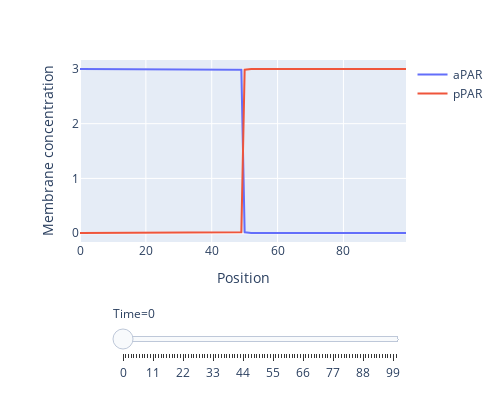

Notebook code for this chart:
### Markdown cell above
#### Plot time evolution

### Code cell
df3 = pd.DataFrame({'Time': times.astype(int), 'Position': [np.arange(len(soln[0]))] * len(times), 
                    'aPAR': list(solns[0]), 'pPAR': list(solns[1])}).explode(column=['Position', 'aPAR', 'pPAR'])
fig = px.line(data_frame=df3, x='Position', y=['aPAR', 'pPAR'], width=500, height=400, labels={"value": "Membrane concentration"}, 
              animation_frame='Time')
fig["layout"].pop("updatemenus")
fig.update_layout(legend_title="")
fig.show()

### Figure 1 — Plotly figure (JSON) as saved in the notebook; plotly's stock layout.template omitted (floating-point values rounded to 4 significant figures)
{"data": [{"hovertemplate": "variable=aPAR<br>Time=0<br>Position=%{x}<br>Membrane concentration=%{y}<extra></extra>", "legendgroup": "aPAR", "line": {"color": "#636efa", "dash": "solid"}, "marker": {"symbol": "circle"}, "mode": "lines", "name": "aPAR", "orientation": "v", "showlegend": true, "type": "scatter", "x": [0, 1, 2, 3, 4, 5, 6, 7, 8, 9, 10, 11, 12, 13, 14, 15, 16, 17, 18, 19, 20, 21, 22, 23, 24, 25, 26, 27, 28, 29, 30, 31, 32, 33, 34, 35, 36, 37, 38, 39, 40, 41, 42, 43, 44, 45, 46, 47, 48, 49, 50, 51, 52, 53, 54, 55, 56, 57, 58, 59, 60, 61, 62, 63, 64, 65, 66, 67, 68, 69, 70, 71, 72, 73, 74, 75, 76, 77, 78, 79, 80, 81, 82, 83, 84, 85, 86, 87, 88, 89, 90, 91, 92, 93, 94, 95, 96, 97, 98, 99], "xaxis": "x", "y": [2.997, 2.997, 2.997, 2.997, 2.997, 2.997, 2.997, 2.997, 2.997, 2.997, 2.997, 2.997, 2.997, 2.997, 2.997, 2.997, 2.997, 2.997, 2.997, 2.997, 2.997, 2.997, 2.997, 2.997, 2.997, 2.997, 2.997, 2.997, 2.997, 2.997, 2.997, 2.997, 2.997, 2.997, 2.997, 2.997, 2.997, 2.997, 2.997, 2.997, 2.997, 2.997, 2.997, 2.997, 2.997, 2.997, 2.997, 2.997, 2.996, 2.985, 0.01592, 0.005047, 0.005026, 0.005026, 0.005026, 0.005026, 0.005026, 0.005026, 0.005026, 0.005026, 0.005026, 0.005026, 0.005026, 0.005026, 0.005026, 0.005026, 0.005026, 0.005026, 0.005026, 0.005026, 0.005026, 0.005026, 0.005026, 0.005026, 0.005026, 0.005026, 0.005026, 0.005026, 0.005026, 0.005026, 0.005026, 0.005026, 0.005026, 0.005026, 0.005026, 0.005026, 0.005026, 0.005026, 0.005026, 0.005026, 0.005026, 0.005026, 0.005026, 0.005026, 0.005026, 0.005026, 0.005026, 0.005026, 0.005026, 0.005026], "yaxis": "y"}, {"hovertemplate": "variable=pPAR<br>Time=0<br>Position=%{x}<br>Membrane concentration=%{y}<extra></extra>", "legendgroup": "pPAR", "line": {"color": "#EF553B", "dash": "solid"}, "marker": {"symbol": "circle"}, "mode": "lines", "name": "pPAR", "orientation": "v", "showlegend": true, "type": "scatter", "x": [0, 1, 2, 3, 4, 5, 6, 7, 8, 9, 10, 11, 12, 13, 14, 15, 16, 17, 18, 19, 20, 21, 22, 23, 24, 25, 26, 27, 28, 29, 30, 31, 32, 33, 34, 35, 36, 37, 38, 39, 40, 41, 42, 43, 44, 45, 46, 47, 48, 49, 50, 51, 52, 53, 54, 55, 56, 57, 58, 59, 60, 61, 62, 63, 64, 65, 66, 67, 68, 69, 70, 71, 72, 73, 74, 75, 76, 77, 78, 79, 80, 81, 82, 83, 84, 85, 86, 87, 88, 89, 90, 91, 92, 93, 94, 95, 96, 97, 98, 99], "xaxis": "x", "y": [0.005026, 0.005026, 0.005026, 0.005026, 0.005026, 0.005026, 0.005026, 0.005026, 0.005026, 0.005026, 0.005026, 0.005026, 0.005026, 0.005026, 0.005026, 0.005026, 0.005026, 0.005026, 0.005026, 0.005026, 0.005026, 0.005026, 0.005026, 0.005026, 0.005026, 0.005026, 0.005026, 0.005026, 0.005026, 0.005026, 0.005026, 0.005026, 0.005026, 0.005026, 0.005026, 0.005026, 0.005026, 0.005026, 0.005026, 0.005026, 0.005026, 0.005026, 0.005026, 0.005026, 0.005026, 0.005026, 0.005026, 0.005026, 0.005047, 0.01592, 2.985, 2.996, 2.997, 2.997, 2.997, 2.997, 2.997, 2.997, 2.997, 2.997, 2.997, 2.997, 2.997, 2.997, 2.997, 2.997, 2.997, 2.997, 2.997, 2.997, 2.997, 2.997, 2.997, 2.997, 2.997, 2.997, 2.997, 2.997, 2.997, 2.997, 2.997, 2.997, 2.997, 2.997, 2.997, 2.997, 2.997, 2.997, 2.997, 2.997, 2.997, 2.997, 2.997, 2.997, 2.997, 2.997, 2.997, 2.997, 2.997, 2.997], "yaxis": "y"}], "layout": {"height": 400, "legend": {"title": {"text": ""}, "tracegroupgap": 0}, "margin": {"t": 60}, "sliders": [{"active": 0, "currentvalue": {"prefix": "Time="}, "len": 0.9, "pad": {"b": 10, "t": 60}, "steps": [{"args": [["0"], {"frame": {"duration": 0, "redraw": false}, "fromcurrent": true, "mode": "immediate", "transition": {"duration": 0, "easing": "linear"}}], "label": "0", "method": "animate"}, {"args": [["1"], {"frame": {"duration": 0, "redraw": false}, "fromcurrent": true, "mode": "immediate", "transition": {"duration": 0, "easing": "linear"}}], "label": "1", "method": "animate"}, {"args": [["2"], {"frame": {"duration": 0, "redraw": false}, "fromcurrent": true, "mode": "immediate", "transition": {"duration": 0, "easing": "linear"}}], "label": "2", "method": "animate"}, {"args": [["3"], {"frame": {"duration": 0, "redraw": false}, "fromcurrent": true, "mode": "immediate", "transition": {"duration": 0, "easing": "linear"}}], "label": "3", "method": "animate"}, {"args": [["4"], {"frame": {"duration": 0, "redraw": false}, "fromcurrent": true, "mode": "immediate", "transition": {"duration": 0, "easing": "linear"}}], "label": "4", "method": "animate"}, {"args": [["5"], {"frame": {"duration": 0, "redraw": false}, "fromcurrent": true, "mode": "immediate", "transition": {"duration": 0, "easing": "linear"}}], "label": "5", "method": "animate"}, {"args": [["6"], {"frame": {"duration": 0, "redraw": false}, "fromcurrent": true, "mode": "immediate", "transition": {"duration": 0, "easing": "linear"}}], "label": "6", "method": "animate"}, {"args": [["7"], {"frame": {"duration": 0, "redraw": false}, "fromcurrent": true, "mode": "immediate", "transition": {"duration": 0, "easing": "linear"}}], "label": "7", "method": "animate"}, {"args": [["8"], {"frame": {"duration": 0, "redraw": false}, "fromcurrent": true, "mode": "immediate", "transition": {"duration": 0, "easing": "linear"}}], "label": "8", "method": "animate"}, {"args": [["9"], {"frame": {"duration": 0, "redraw": false}, "fromcurrent": true, "mode": "immediate", "transition": {"duration": 0, "easing": "linear"}}], "label": "9", "method": "animate"}, {"args": [["10"], {"frame": {"duration": 0, "redraw": false}, "fromcurrent": true, "mode": "immediate", "transition": {"duration": 0, "easing": "linear"}}], "label": "10", "method": "animate"}, {"args": [["11"], {"frame": {"duration": 0, "redraw": false}, "fromcurrent": true, "mode": "immediate", "transition": {"duration": 0, "easing": "linear"}}], "label": "11", "method": "animate"}, {"args": [["12"], {"frame": {"duration": 0, "redraw": false}, "fromcurrent": true, "mode": "immediate", "transition": {"duration": 0, "easing": "linear"}}], "label": "12", "method": "animate"}, {"args": [["13"], {"frame": {"duration": 0, "redraw": false}, "fromcurrent": true, "mode": "immediate", "transition": {"duration": 0, "easing": "linear"}}], "label": "13", "method": "animate"}, {"args": [["14"], {"frame": {"duration": 0, "redraw": false}, "fromcurrent": true, "mode": "immediate", "transition": {"duration": 0, "easing": "linear"}}], "label": "14", "method": "animate"}, {"args": [["15"], {"frame": {"duration": 0, "redraw": false}, "fromcurrent": true, "mode": "immediate", "transition": {"duration": 0, "easing": "linear"}}], "label": "15", "method": "animate"}, {"args": [["16"], {"frame": {"duration": 0, "redraw": false}, "fromcurrent": true, "mode": "immediate", "transition": {"duration": 0, "easing": "linear"}}], "label": "16", "method": "animate"}, {"args": [["17"], {"frame": {"duration": 0, "redraw": false}, "fromcurrent": true, "mode": "immediate", "transition": {"duration": 0, "easing": "linear"}}], "label": "17", "method": "animate"}, {"args": [["18"], {"frame": {"duration": 0, "redraw": false}, "fromcurrent": true, "mode": "immediate", "transition": {"duration": 0, "easing": "linear"}}], "label": "18", "method": "animate"}, {"args": [["19"], {"frame": {"duration": 0, "redraw": false}, "fromcurrent": true, "mode": "immediate", "transition": {"duration": 0, "easing": "linear"}}], "label": "19", "method": "animate"}, {"args": [["20"], {"frame": {"duration": 0, "redraw": false}, "fromcurrent": true, "mode": "immediate", "transition": {"duration": 0, "easing": "linear"}}], "label": "20", "method": "animate"}, {"args": [["21"], {"frame": {"duration": 0, "redraw": false}, "fromcurrent": true, "mode": "immediate", "transition": {"duration": 0, "easing": "linear"}}], "label": "21", "method": "animate"}, {"args": [["22"], {"frame": {"duration": 0, "redraw": false}, "fromcurrent": true, "mode": "immediate", "transition": {"duration": 0, "easing": "linear"}}], "label": "22", "method": "animate"}, {"args": [["23"], {"frame": {"duration": 0, "redraw": false}, "fromcurrent": true, "mode": "immediate", "transition": {"duration": 0, "easing": "linear"}}], "label": "23", "method": "animate"}, {"args": [["24"], {"frame": {"duration": 0, "redraw": false}, "fromcurrent": true, "mode": "immediate", "transition": {"duration": 0, "easing": "linear"}}], "label": "24", "method": "animate"}, {"args": [["25"], {"frame": {"duration": 0, "redraw": false}, "fromcurrent": true, "mode": "immediate", "transition": {"duration": 0, "easing": "linear"}}], "label": "25", "method": "animate"}, {"args": [["26"], {"frame": {"duration": 0, "redraw": false}, "fromcurrent": true, "mode": "immediate", "transition": {"duration": 0, "easing": "linear"}}], "label": "26", "method": "animate"}, {"args": [["27"], {"frame": {"duration": 0, "redraw": false}, "fromcurrent": true, "mode": "immediate", "transition": {"duration": 0, "easing": "linear"}}], "label": "27", "method": "animate"}, {"args": [["28"], {"frame": {"duration": 0, "redraw": false}, "fromcurrent": true, "mode": "immediate", "transition": {"duration": 0, "easing": "linear"}}], "label": "28", "method": "animate"}, {"args": [["29"], {"frame": {"duration": 0, "redraw": false}, "fromcurrent": true, "mode": "immediate", "transition": {"duration": 0, "easing": "linear"}}], "label": "29", "method": "animate"}, {"args": [["30"], {"frame": {"duration": 0, "redraw": false}, "fromcurrent": true, "mode": "immediate", "transition": {"duration": 0, "easing": "linear"}}], "label": "30", "method": "animate"}, {"args": [["31"], {"frame": {"duration": 0, "redraw": false}, "fromcurrent": true, "mode": "immediate", "transition": {"duration": 0, "easing": "linear"}}], "label": "31", "method": "animate"}, {"args": [["32"], {"frame": {"duration": 0, "redraw": false}, "fromcurrent": true, "mode": "immediate", "transition": {"duration": 0, "easing": "linear"}}], "label": "32", "method": "animate"}, {"args": [["33"], {"frame": {"duration": 0, "redraw": false}, "fromcurrent": true, "mode": "immediate", "transition": {"duration": 0, "easing": "linear"}}], "label": "33", "method": "animate"}, {"args": [["34"], {"frame": {"duration": 0, "redraw": false}, "fromcurrent": true, "mode": "immediate", "transition": {"duration": 0, "easing": "linear"}}], "label": "34", "method": "animate"}, {"args": [["35"], {"frame": {"duration": 0, "redraw": false}, "fromcurrent": true, "mode": "immediate", "transition": {"duration": 0, "easing": "linear"}}], "label": "35", "method": "animate"}, {"args": [["36"], {"frame": {"duration": 0, "redraw": false}, "fromcurrent": true, "mode": "immediate", "transition": {"duration": 0, "easing": "linear"}}], "label": "36", "method": "animate"}, {"args": [["37"], {"frame": {"duration": 0, "redraw": false}, "fromcurrent": true, "mode": "immediate", "transition": {"duration": 0, "easing": "linear"}}], "label": "37", "method": "animate"}, {"args": [["38"], {"frame": {"duration": 0, "redraw": false}, "fromcurrent": true, "mode": "immediate", "transition": {"duration": 0, "easing": "linear"}}], "label": "38", "method": "animate"}, {"args": [["39"], {"frame": {"duration": 0, "redraw": false}, "fromcurrent": true, "mode": "immediate", "transition": {"duration": 0, "easing": "linear"}}], "label": "39", "method": "animate"}, {"args": [["40"], {"frame": {"duration": 0, "redraw": false}, "fromcurrent": true, "mode": "immediate", "transition": {"duration": 0, "easing": "linear"}}], "label": "40", "method": "animate"}, {"args": [["41"], {"frame": {"duration": 0, "redraw": false}, "fromcurrent": true, "mode": "immediate", "transition": {"duration": 0, "easing": "linear"}}], "label": "41", "method": "animate"}, {"args": [["42"], {"frame": {"duration": 0, "redraw": false}, "fromcurrent": true, "mode": "immediate", "transition": {"duration": 0, "easing": "linear"}}], "label": "42", "method": "animate"}, {"args": [["43"], {"frame": {"duration": 0, "redraw": false}, "fromcurrent": true, "mode": "immediate", "transition": {"duration": 0, "easing": "linear"}}], "label": "43", "method": "animate"}, {"args": [["44"], {"frame": {"duration": 0, "redraw": false}, "fromcurrent": true, "mode": "immediate", "transition": {"duration": 0, "easing": "linear"}}], "label": "44", "method": "animate"}, {"args": [["45"], {"frame": {"duration": 0, "redraw": false}, "fromcurrent": true, "mode": "immediate", "transition": {"duration": 0, "easing": "linear"}}], "label": "45", "method": "animate"}, {"args": [["46"], {"frame": {"duration": 0, "redraw": false}, "fromcurrent": true, "mode": "immediate", "transition": {"duration": 0, "easing": "linear"}}], "label": "46", "method": "animate"}, {"args": [["47"], {"frame": {"duration": 0, "redraw": false}, "fromcurrent": true, "mode": "immediate", "transition": {"duration": 0, "easing": "linear"}}], "label": "47", "method": "animate"}, {"args": [["48"], {"frame": {"duration": 0, "redraw": false}, "fromcurrent": true, "mode": "immediate", "transition": {"duration": 0, "easing": "linear"}}], "label": "48", "method": "animate"}, {"args": [["49"], {"frame": {"duration": 0, "redraw": false}, "fromcurrent": true, "mode": "immediate", "transition": {"duration": 0, "easing": "linear"}}], "label": "49", "method": "animate"}, {"args": [["50"], {"frame": {"duration": 0, "redraw": false}, "fromcurrent": true, "mode": "immediate", "transition": {"duration": 0, "easing": "linear"}}], "label": "50", "method": "animate"}, {"args": [["51"], {"frame": {"duration": 0, "redraw": false}, "fromcurrent": true, "mode": "immediate", "transition": {"duration": 0, "easing": "linear"}}], "label": "51", "method": "animate"}, {"args": [["52"], {"frame": {"duration": 0, "redraw": false}, "fromcurrent": true, "mode": "immediate", "transition": {"duration": 0, "easing": "linear"}}], "label": "52", "method": "animate"}, {"args": [["53"], {"frame": {"duration": 0, "redraw": false}, "fromcurrent": true, "mode": "immediate", "transition": {"duration": 0, "easing": "linear"}}], "label": "53", "method": "animate"}, {"args": [["54"], {"frame": {"duration": 0, "redraw": false}, "fromcurrent": true, "mode": "immediate", "transition": {"duration": 0, "easing": "linear"}}], "label": "54", "method": "animate"}, {"args": [["55"], {"frame": {"duration": 0, "redraw": false}, "fromcurrent": true, "mode": "immediate", "transition": {"duration": 0, "easing": "linear"}}], "label": "55", "method": "animate"}, {"args": [["56"], {"frame": {"duration": 0, "redraw": false}, "fromcurrent": true, "mode": "immediate", "transition": {"duration": 0, "easing": "linear"}}], "label": "56", "method": "animate"}, {"args": [["57"], {"frame": {"duration": 0, "redraw": false}, "fromcurrent": true, "mode": "immediate", "transition": {"duration": 0, "easing": "linear"}}], "label": "57", "method": "animate"}, {"args": [["58"], {"frame": {"duration": 0, "redraw": false}, "fromcurrent": true, "mode": "immediate", "transition": {"duration": 0, "easing": "linear"}}], "label": "58", "method": "animate"}, {"args": [["59"], {"frame": {"duration": 0, "redraw": false}, "fromcurrent": true, "mode": "immediate", "transition": {"duration": 0, "easing": "linear"}}], "label": "59", "method": "animate"}, {"args": [["60"], {"frame": {"duration": 0, "redraw": false}, "fromcurrent": true, "mode": "immediate", "transition": {"duration": 0, "easing": "linear"}}], "label": "60", "method": "animate"}, {"args": [["61"], {"frame": {"duration": 0, "redraw": false}, "fromcurrent": true, "mode": "immediate", "transition": {"duration": 0, "easing": "linear"}}], "label": "61", "method": "animate"}, {"args": [["62"], {"frame": {"duration": 0, "redraw": false}, "fromcurrent": true, "mode": "immediate", "transition": {"duration": 0, "easing": "linear"}}], "label": "62", "method": "animate"}, {"args": [["63"], {"frame": {"duration": 0, "redraw": false}, "fromcurrent": true, "mode": "immediate", "transition": {"duration": 0, "easing": "linear"}}], "label": "63", "method": "animate"}, {"args": [["64"], {"frame": {"duration": 0, "redraw": false}, "fromcurrent": true, "mode": "immediate", "transition": {"duration": 0, "easing": "linear"}}], "label": "64", "method": "animate"}, {"args": [["65"], {"frame": {"duration": 0, "redraw": false}, "fromcurrent": true, "mode": "immediate", "transition": {"duration": 0, "easing": "linear"}}], "label": "65", "method": "animate"}, {"args": [["66"], {"frame": {"duration": 0, "redraw": false}, "fromcurrent": true, "mode": "immediate", "transition": {"duration": 0, "easing": "linear"}}], "label": "66", "method": "animate"}, {"args": [["67"], {"frame": {"duration": 0, "redraw": false}, "fromcurrent": true, "mode": "immediate", "transition": {"duration": 0, "easing": "linear"}}], "label": "67", "method": "animate"}, {"args": [["68"], {"frame": {"duration": 0, "redraw": false}, "fromcurrent": true, "mode": "immediate", "transition": {"duration": 0, "easing": "linear"}}], "label": "68", "method": "animate"}, {"args": [["69"], {"frame": {"duration": 0, "redraw": false}, "fromcurrent": true, "mode": "immediate", "transition": {"duration": 0, "easing": "linear"}}], "label": "69", "method": "animate"}, {"args": [["70"], {"frame": {"duration": 0, "redraw": false}, "fromcurrent": true, "mode": "immediate", "transition": {"duration": 0, "easing": "linear"}}], "label": "70", "method": "animate"}, {"args": [["71"], {"frame": {"duration": 0, "redraw": false}, "fromcurrent": true, "mode": "immediate", "transition": {"duration": 0, "easing": "linear"}}], "label": "71", "method": "animate"}, {"args": [["72"], {"frame": {"duration": 0, "redraw": false}, "fromcurrent": true, "mode": "immediate", "transition": {"duration": 0, "easing": "linear"}}], "label": "72", "method": "animate"}, {"args": [["73"], {"frame": {"duration": 0, "redraw": false}, "fromcurrent": true, "mode": "immediate", "transition": {"duration": 0, "easing": "linear"}}], "label": "73", "method": "animate"}, {"args": [["74"], {"frame": {"duration": 0, "redraw": false}, "fromcurrent": true, "mode": "immediate", "transition": {"duration": 0, "easing": "linear"}}], "label": "74", "method": "animate"}, {"args": [["75"], {"frame": {"duration": 0, "redraw": false}, "fromcurrent": true, "mode": "immediate", "transition": {"duration": 0, "easing": "linear"}}], "label": "75", "method": "animate"}, {"args": [["76"], {"frame": {"duration": 0, "redraw": false}, "fromcurrent": true, "mode": "immediate", "transition": {"duration": 0, "easing": "linear"}}], "label": "76", "method": "animate"}, {"args": [["77"], {"frame": {"duration": 0, "redraw": false}, "fromcurrent": true, "mode": "immediate", "transition": {"duration": 0, "easing": "linear"}}], "label": "77", "method": "animate"}, {"args": [["78"], {"frame": {"duration": 0, "redraw": false}, "fromcurrent": true, "mode": "immediate", "transition": {"duration": 0, "easing": "linear"}}], "label": "78", "method": "animate"}, {"args": [["79"], {"frame": {"duration": 0, "redraw": false}, "fromcurrent": true, "mode": "immediate", "transition": {"duration": 0, "easing": "linear"}}], "label": "79", "method": "animate"}, {"args": [["80"], {"frame": {"duration": 0, "redraw": false}, "fromcurrent": true, "mode": "immediate", "transition": {"duration": 0, "easing": "linear"}}], "label": "80", "method": "animate"}, {"args": [["81"], {"frame": {"duration": 0, "redraw": false}, "fromcurrent": true, "mode": "immediate", "transition": {"duration": 0, "easing": "linear"}}], "label": "81", "method": "animate"}, {"args": [["82"], {"frame": {"duration": 0, "redraw": false}, "fromcurrent": true, "mode": "immediate", "transition": {"duration": 0, "easing": "linear"}}], "label": "82", "method": "animate"}, {"args": [["83"], {"frame": {"duration": 0, "redraw": false}, "fromcurrent": true, "mode": "immediate", "transition": {"duration": 0, "easing": "linear"}}], "label": "83", "method": "animate"}, {"args": [["84"], {"frame": {"duration": 0, "redraw": false}, "fromcurrent": true, "mode": "immediate", "transition": {"duration": 0, "easing": "linear"}}], "label": "84", "method": "animate"}, {"args": [["85"], {"frame": {"duration": 0, "redraw": false}, "fromcurrent": true, "mode": "immediate", "transition": {"duration": 0, "easing": "linear"}}], "label": "85", "method": "animate"}, {"args": [["86"], {"frame": {"duration": 0, "redraw": false}, "fromcurrent": true, "mode": "immediate", "transition": {"duration": 0, "easing": "linear"}}], "label": "86", "method": "animate"}, {"args": [["87"], {"frame": {"duration": 0, "redraw": false}, "fromcurrent": true, "mode": "immediate", "transition": {"duration": 0, "easing": "linear"}}], "label": "87", "method": "animate"}, {"args": [["88"], {"frame": {"duration": 0, "redraw": false}, "fromcurrent": true, "mode": "immediate", "transition": {"duration": 0, "easing": "linear"}}], "label": "88", "method": "animate"}, {"args": [["89"], {"frame": {"duration": 0, "redraw": false}, "fromcurrent": true, "mode": "immediate", "transition": {"duration": 0, "easing": "linear"}}], "label": "89", "method": "animate"}, {"args": [["90"], {"frame": {"duration": 0, "redraw": false}, "fromcurrent": true, "mode": "immediate", "transition": {"duration": 0, "easing": "linear"}}], "label": "90", "method": "animate"}, {"args": [["91"], {"frame": {"duration": 0, "redraw": false}, "fromcurrent": true, "mode": "immediate", "transition": {"duration": 0, "easing": "linear"}}], "label": "91", "method": "animate"}, {"args": [["92"], {"frame": {"duration": 0, "redraw": false}, "fromcurrent": true, "mode": "immediate", "transition": {"duration": 0, "easing": "linear"}}], "label": "92", "method": "animate"}, {"args": [["93"], {"frame": {"duration": 0, "redraw": false}, "fromcurrent": true, "mode": "immediate", "transition": {"duration": 0, "easing": "linear"}}], "label": "93", "method": "animate"}, {"args": [["94"], {"frame": {"duration": 0, "redraw": false}, "fromcurrent": true, "mode": "immediate", "transition": {"duration": 0, "easing": "linear"}}], "label": "94", "method": "animate"}, {"args": [["95"], {"frame": {"duration": 0, "redraw": false}, "fromcurrent": true, "mode": "immediate", "transition": {"duration": 0, "easing": "linear"}}], "label": "95", "method": "animate"}, {"args": [["96"], {"frame": {"duration": 0, "redraw": false}, "fromcurrent": true, "mode": "immediate", "transition": {"duration": 0, "easing": "linear"}}], "label": "96", "method": "animate"}, {"args": [["97"], {"frame": {"duration": 0, "redraw": false}, "fromcurrent": true, "mode": "immediate", "transition": {"duration": 0, "easing": "linear"}}], "label": "97", "method": "animate"}, {"args": [["98"], {"frame": {"duration": 0, "redraw": false}, "fromcurrent": true, "mode": "immediate", "transition": {"duration": 0, "easing": "linear"}}], "label": "98", "method": "animate"}, {"args": [["99"], {"frame": {"duration": 0, "redraw": false}, "fromcurrent": true, "mode": "immediate", "transition": {"duration": 0, "easing": "linear"}}], "label": "99", "method": "animate"}, {"args": [["100"], {"frame": {"duration": 0, "redraw": false}, "fromcurrent": true, "mode": "immediate", "transition": {"duration": 0, "easing": "linear"}}], "label": "100", "method": "animate"}], "x": 0.1, "xanchor": "left", "y": 0, "yanchor": "top"}], "width": 500, "xaxis": {"anchor": "y", "domain": [0, 1], "title": {"text": "Position"}}, "yaxis": {"anchor": "x", "domain": [0, 1], "title": {"text": "Membrane concentration"}}}}
